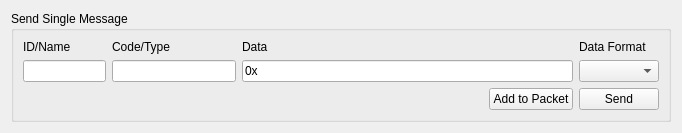
<?xml version="1.0" encoding="UTF-8"?>
<ui version="4.0">
 <class>SendMsgSingleWidget</class>
 <widget class="QWidget" name="SendMsgSingleWidget">
  <property name="geometry">
   <rect>
    <x>0</x>
    <y>0</y>
    <width>682</width>
    <height>131</height>
   </rect>
  </property>
  <property name="sizePolicy">
   <sizepolicy hsizetype="Preferred" vsizetype="Fixed">
    <horstretch>0</horstretch>
    <verstretch>0</verstretch>
   </sizepolicy>
  </property>
  <property name="windowTitle">
   <string>Form</string>
  </property>
  <layout class="QVBoxLayout" name="verticalLayout">
   <item>
    <widget class="QGroupBox" name="groupBox">
     <property name="title">
      <string>Send Single Message</string>
     </property>
     <layout class="QGridLayout" name="gridLayout">
      <item row="0" column="0">
       <widget class="QLabel" name="idLbl">
        <property name="text">
         <string>ID/Name</string>
        </property>
       </widget>
      </item>
      <item row="0" column="1">
       <widget class="QLabel" name="codeLbl">
        <property name="text">
         <string>Code/Type</string>
        </property>
       </widget>
      </item>
      <item row="0" column="4">
       <widget class="QLabel" name="dataFormatLbl">
        <property name="text">
         <string>Data Format</string>
        </property>
       </widget>
      </item>
      <item row="1" column="0">
       <widget class="IDLineEdit" name="sndMsgIDLineEdit">
        <property name="sizePolicy">
         <sizepolicy hsizetype="Expanding" vsizetype="Fixed">
          <horstretch>2</horstretch>
          <verstretch>0</verstretch>
         </sizepolicy>
        </property>
        <property name="inputMask">
         <string/>
        </property>
       </widget>
      </item>
      <item row="1" column="1">
       <widget class="CodeLineEdit" name="sndMsgCodeLineEdit">
        <property name="sizePolicy">
         <sizepolicy hsizetype="Expanding" vsizetype="Fixed">
          <horstretch>3</horstretch>
          <verstretch>0</verstretch>
         </sizepolicy>
        </property>
        <property name="inputMask">
         <string/>
        </property>
        <property name="text">
         <string/>
        </property>
       </widget>
      </item>
      <item row="1" column="4">
       <widget class="QComboBox" name="msgDataFormatComboBox">
        <property name="sizePolicy">
         <sizepolicy hsizetype="Preferred" vsizetype="Fixed">
          <horstretch>1</horstretch>
          <verstretch>0</verstretch>
         </sizepolicy>
        </property>
       </widget>
      </item>
      <item row="2" column="3">
       <layout class="QHBoxLayout" name="horizontalLayout">
        <item>
         <spacer name="horizontalSpacer_2">
          <property name="orientation">
           <enum>Qt::Horizontal</enum>
          </property>
          <property name="sizeHint" stdset="0">
           <size>
            <width>40</width>
            <height>20</height>
           </size>
          </property>
         </spacer>
        </item>
        <item>
         <widget class="QPushButton" name="sndMsgAddToPacketBtn">
          <property name="text">
           <string>Add to Packet</string>
          </property>
         </widget>
        </item>
       </layout>
      </item>
      <item row="2" column="4">
       <widget class="QPushButton" name="sndMsgSendBtn">
        <property name="sizePolicy">
         <sizepolicy hsizetype="Minimum" vsizetype="Fixed">
          <horstretch>0</horstretch>
          <verstretch>0</verstretch>
         </sizepolicy>
        </property>
        <property name="text">
         <string>Send</string>
        </property>
       </widget>
      </item>
      <item row="1" column="3">
       <widget class="QLineEdit" name="sndMsgMsgLineEdit">
        <property name="sizePolicy">
         <sizepolicy hsizetype="Expanding" vsizetype="Fixed">
          <horstretch>8</horstretch>
          <verstretch>0</verstretch>
         </sizepolicy>
        </property>
        <property name="inputMask">
         <string>\0\xhhhhhhhhhhhhhh</string>
        </property>
        <property name="text">
         <string>0x</string>
        </property>
       </widget>
      </item>
      <item row="0" column="3">
       <widget class="QLabel" name="dataLbl">
        <property name="text">
         <string>Data</string>
        </property>
       </widget>
      </item>
      <item row="2" column="0">
       <spacer name="horizontalSpacer">
        <property name="orientation">
         <enum>Qt::Horizontal</enum>
        </property>
        <property name="sizeHint" stdset="0">
         <size>
          <width>40</width>
          <height>20</height>
         </size>
        </property>
       </spacer>
      </item>
      <item row="2" column="1">
       <spacer name="horizontalSpacer_3">
        <property name="orientation">
         <enum>Qt::Horizontal</enum>
        </property>
        <property name="sizeHint" stdset="0">
         <size>
          <width>40</width>
          <height>20</height>
         </size>
        </property>
       </spacer>
      </item>
     </layout>
    </widget>
   </item>
  </layout>
 </widget>
 <customwidgets>
  <customwidget>
   <class>IDLineEdit</class>
   <extends>QLineEdit</extends>
   <header location="global">idlineedit.h</header>
  </customwidget>
  <customwidget>
   <class>CodeLineEdit</class>
   <extends>QLineEdit</extends>
   <header location="global">codelineedit.h</header>
  </customwidget>
 </customwidgets>
 <resources/>
 <connections/>
</ui>
